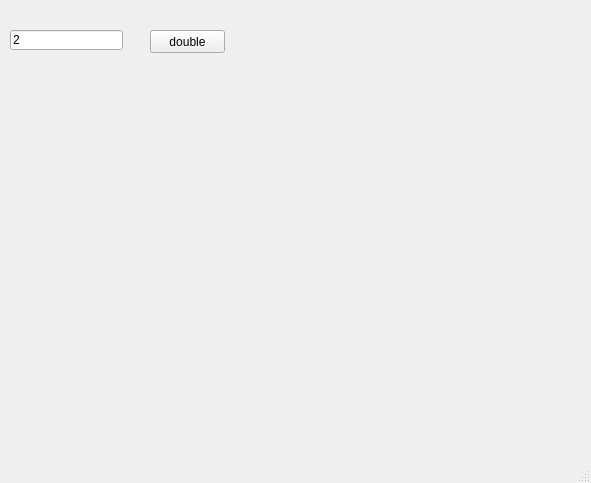
<?xml version="1.0" encoding="UTF-8"?>
<ui version="4.0">
 <class>MainWindow</class>
 <widget class="QMainWindow" name="MainWindow">
  <property name="geometry">
   <rect>
    <x>0</x>
    <y>0</y>
    <width>591</width>
    <height>483</height>
   </rect>
  </property>
  <property name="windowTitle">
   <string>MainWindow</string>
  </property>
  <widget class="QWidget" name="centralwidget">
   <widget class="QPushButton" name="pb">
    <property name="geometry">
     <rect>
      <x>150</x>
      <y>30</y>
      <width>75</width>
      <height>23</height>
     </rect>
    </property>
    <property name="text">
     <string>double</string>
    </property>
   </widget>
   <widget class="QLineEdit" name="le">
    <property name="geometry">
     <rect>
      <x>10</x>
      <y>30</y>
      <width>113</width>
      <height>20</height>
     </rect>
    </property>
    <property name="text">
     <string>2</string>
    </property>
   </widget>
  </widget>
  <widget class="QMenuBar" name="menubar">
   <property name="geometry">
    <rect>
     <x>0</x>
     <y>0</y>
     <width>591</width>
     <height>21</height>
    </rect>
   </property>
  </widget>
  <widget class="QStatusBar" name="statusbar"/>
 </widget>
 <resources/>
 <connections/>
 <slots>
  <slot>myclick()</slot>
 </slots>
</ui>
